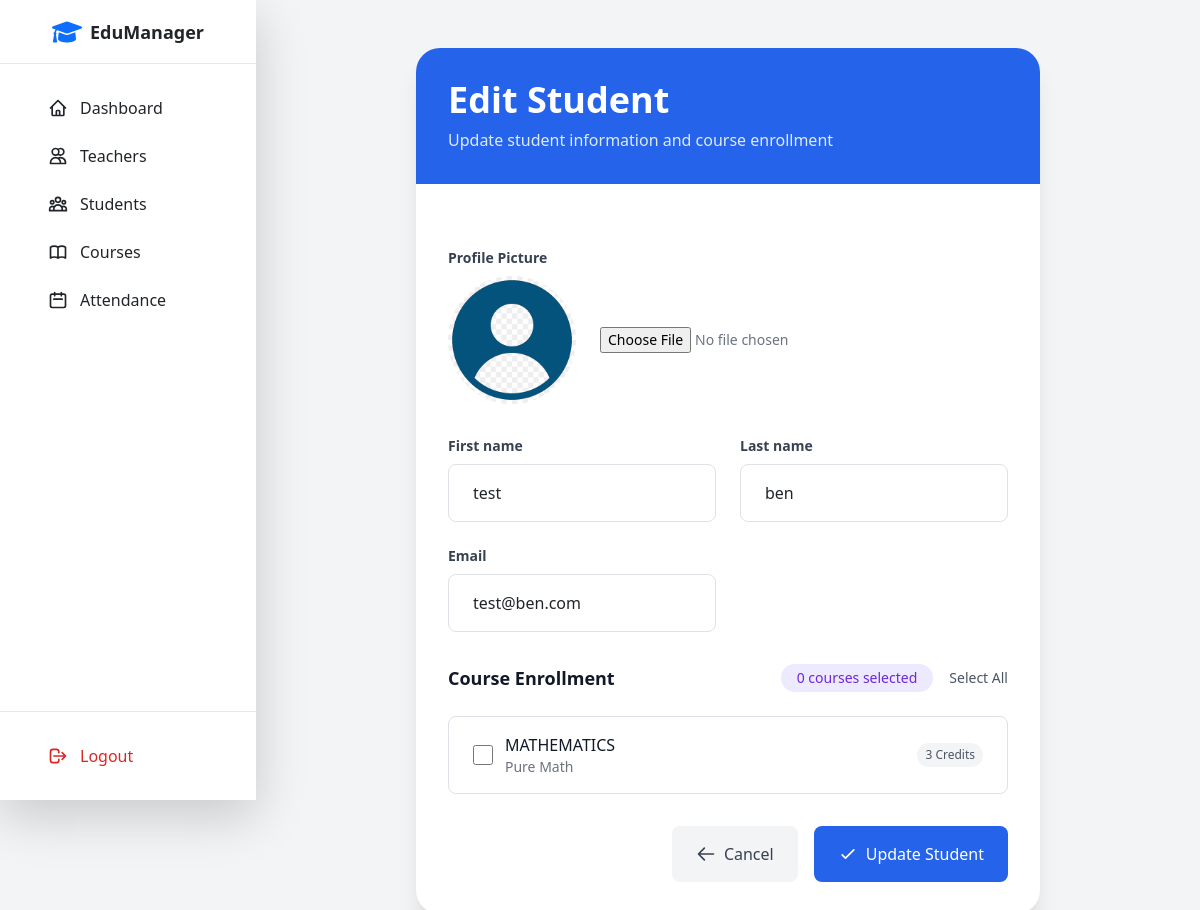
The app's page /students/9/update/ (signed in) with its own data.
### core/models.py (models this page shows, shortened)
class Student(models.Model):
    first_name = models.CharField(max_length=30)
    last_name = models.CharField(max_length=30)
    email = models.EmailField(unique=True)
    profile_picture = models.ImageField(upload_to='students/', blank=True)
    school = models.ForeignKey(School, on_delete=models.CASCADE, related_name='students')
    courses = models.ManyToManyField(Course, related_name='students', blank=True)
    created_at = models.DateTimeField(auto_now_add=True)
    updated_at = models.DateTimeField(auto_now=True)

class Course(models.Model):
    name = models.CharField(max_length=100)
    description = models.TextField()
    credits = models.IntegerField(default=3)
    school = models.ForeignKey(School, on_delete=models.CASCADE, related_name='courses')
    teacher = models.ForeignKey(User, on_delete=models.SET_NULL, null=True, related_name='courses')
    created_at = models.DateTimeField(auto_now_add=True)
    updated_at = models.DateTimeField(auto_now=True)

### core/views.py (the view, shortened to what this page needs)
# urls.py: path('students/<int:pk>/update/', StudentUpdateView.as_view(), name='student_update'),
class StudentUpdateView(LoginRequiredMixin, UserPassesTestMixin, UpdateView):
    model = Student
    form_class = StudentForm
    template_name = 'students/student_form.html'
    success_url = reverse_lazy('student_list')
    def test_func(self):
        return self.request.user.role == 'admin'
    def get_form_kwargs(self):
        kwargs = super().get_form_kwargs()
        kwargs['school'] = self.request.user.school
        return kwargs

### core/models.py (called while the page is built)
    def get_full_name(self):
        return f'{self.first_name} {self.last_name}'

### core/templates/students/student_form.html (shortened to what this page needs)
{% extends 'base/base.html' %}
{% block content %}
<div class="max-w-2xl mx-auto min-h-screen py-12">
    <div class="max-w-4xl mx-auto px-4">
        <div class="bg-white rounded-3xl shadow-xl overflow-hidden">
            <div class="bg-blue-600 px-8 py-8">
                <h1 class="text-3xl md:text-4xl font-bold text-white">
                    {% if form.instance.pk %}Edit Student{% else %}Add New Student{% endif %}
                </h1>
                <p class="mt-2 text-blue-100">
                    {% if form.instance.pk %}Update student information and course enrollment{% else %}Create a new student profile{% endif %}
                </p>
            </div>
            <div class="p-8">
                <form method="POST" enctype="multipart/form-data" class="space-y-8" id="studentForm">
                    <div class="mb-8">
                        <label class="block text-sm font-semibold text-gray-700 mb-2">Profile Picture</label>
                        <div class="flex items-center space-x-6">
                            <div class="shrink-0">
                                <img id="preview-image" class="h-32 w-32 object-cover rounded-full"
                                     src="{% if form.instance.profile_picture %}{{ form.instance.profile_picture.url }}{% else %}/static/images/default-avatar.png{% endif %}"
                                     alt="Profile preview">
                            </div>
                            <label class="block">
                                <input type="file" name="{{ form.profile_picture.name }}" id="{{ form.profile_picture.id_for_label }}"
                                       class="block w-full text-sm text-gray-500
                                              file:mr-4 file:py-3 file:px-4
                                              file:rounded-full file:border-0
                                              file:text-sm file:font-semibold
                                              file:bg-purple-50 file:text-purple-700
                                              hover:file:bg-purple-100
                                              transition-all duration-200"
                                       onchange="previewImage(event)">
                            </label>
                        </div>
                    </div>
                    <div class="grid grid-cols-1 md:grid-cols-2 gap-6">
                        {% for field in form %}
                            {% if field.name != 'profile_picture' and field.name != 'courses' %}
                            <div class="form-group">
                                <label for="{{ field.id_for_label }}"
                                       class="block text-sm font-semibold text-gray-700 mb-2">
                                    {{ field.label }}
                                </label>
                                <div class="relative">
                                    <input type="{{ field.field.widget.input_type }}"
                                           name="{{ field.name }}"
                                           id="{{ field.id_for_label }}"
                                           value="{{ field.value|default:'' }}"
                                           class="block w-full px-4 py-3 rounded-lg border {% if field.errors %}border-red-500{% else %}border-gray-300{% endif %}
                                                  focus:ring-2 focus:ring-purple-500 focus:border-transparent
                                                  transition-all duration-200 ease-in-out
                                                  {% if field.errors %}bg-red-50{% endif %}"
                                           {% if field.field.required %}required{% endif %}>
                                </div>
                            </div>
                            {% endif %}
                        {% endfor %}
                    </div>
                    <div class="mt-8">
                        <div class="flex items-center justify-between mb-4">
                            <h3 class="text-lg font-semibold text-gray-900">Course Enrollment</h3>
                            <div class="flex items-center gap-3">
                                <span id="selectedCount" class="text-sm font-medium px-3 py-1 bg-purple-100 text-purple-700 rounded-full transition-all duration-300">
                                </span>
                                <button type="button"
                                        onclick="toggleAllCourses()"
                                        class="text-sm font-medium text-gray-600 hover:text-purple-600 transition-colors duration-200">
                                    Select All
                                </button>
                            </div>
                        </div>
                        <div class="bg-white rounded-lg border border-gray-200">
                            <div class="divide-y divide-gray-200" id="courseList">
                                {% for course in form.courses.field.queryset %}
                                <div class="relative flex items-center px-4 py-3 group hover:bg-gray-50">
                                    <input type="checkbox"
                                           id="course_{{ course.id }}"
                                           name="courses"
                                           value="{{ course.id }}"
                                           class="course-checkbox w-5 h-5 rounded border-gray-300 text-purple-600
                                                  focus:ring-purple-500 cursor-pointer transition-colors duration-200
                                                  checked:bg-purple-500 checked:border-purple-500"
                                           onchange="updateSelectedCount()">
                                    <label for="course_{{ course.id }}"
                                           class="flex-1 flex items-center justify-between ml-3 cursor-pointer">
                                        <div>
                                            <p class="font-medium text-gray-900 group-hover:text-purple-600 transition-colors duration-200">
                                                {{ course.name }}
                                            </p>
                                            <p class="text-sm text-gray-500 line-clamp-1">{{ course.description }}</p>
                                        </div>
                                        <div class="flex items-center gap-2 ml-4">
                                            <span class="px-2 py-1 text-xs font-medium bg-gray-100 text-gray-600 rounded-full">
                                                {{ course.credits }} Credits
                                            </span>
                                        </div>
                                    </label>
                                </div>
                                {% endfor %}
                            </div>
                        </div>
                    </div>
                    <div class="flex items-center justify-end space-x-4 mt-8">
                        <a href="{% url 'student_list' %}"
                           class="px-6 py-3 text-gray-700 bg-gray-100 rounded-lg hover:bg-gray-200
                                  transition-all duration-200 flex items-center">
                            <svg class="w-5 h-5 mr-2" fill="none" stroke="currentColor" viewBox="0 0 24 24">
                                <path stroke-linecap="round" stroke-linejoin="round" stroke-width="2" d="M10 19l-7-7m0 0l7-7m-7 7h18"/>
                            </svg>
                            Cancel
                        </a>
                        <button type="submit"
                                class="px-6 py-3 bg-blue-600 text-white rounded-lg hover:bg-blue-700
                                       transform transition-all duration-200 hover:scale-105 hover:shadow-lg
                                       flex items-center">
                            <svg class="w-5 h-5 mr-2" fill="none" stroke="currentColor" viewBox="0 0 24 24">
                                <path stroke-linecap="round" stroke-linejoin="round" stroke-width="2" d="M5 13l4 4L19 7"/>
                            </svg>
                            {% if form.instance.pk %}Update Student{% else %}Create Student{% endif %}
                        </button>
                    </div>
                </form>
            </div>
        </div>
    </div>
</div>
{% endblock %}

### core/templates/base/base.html (style rules this page uses)
:root { --primary-color: #1a73e8; --secondary-color: #00796b; --accent-color: #ff6d00; --background-color: #f8f9fa; --text-color: #202124; --sidebar-width: 16rem; --header-height: 4rem; }

### records on screen
Student: first_name "test" "ben" "test@ben.com"
Course: name "MATHEMATICS", description "Pure Math", credits "3"

### other values on screen
{{ field.label }} "First name" "Last name" "Email"
